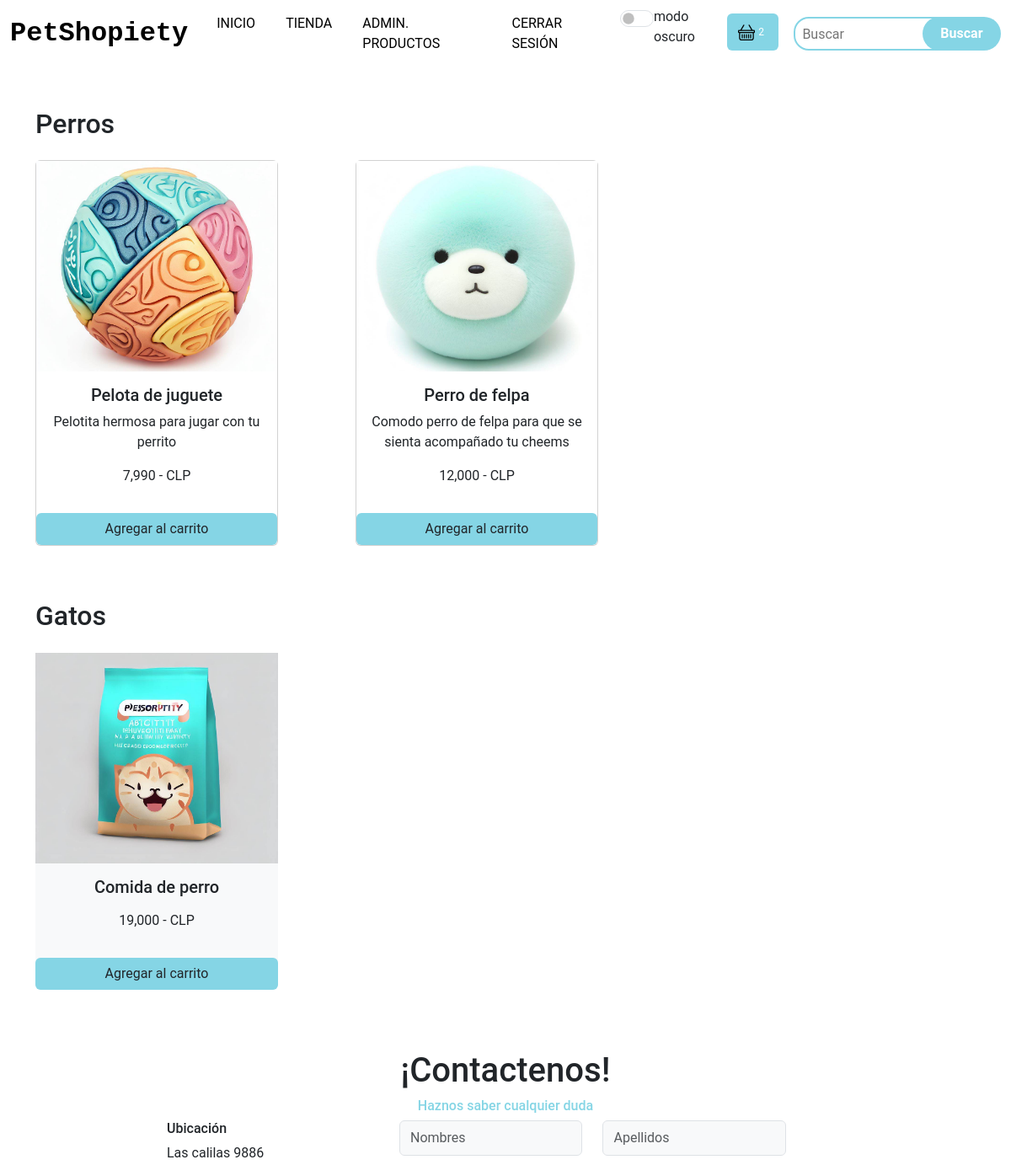
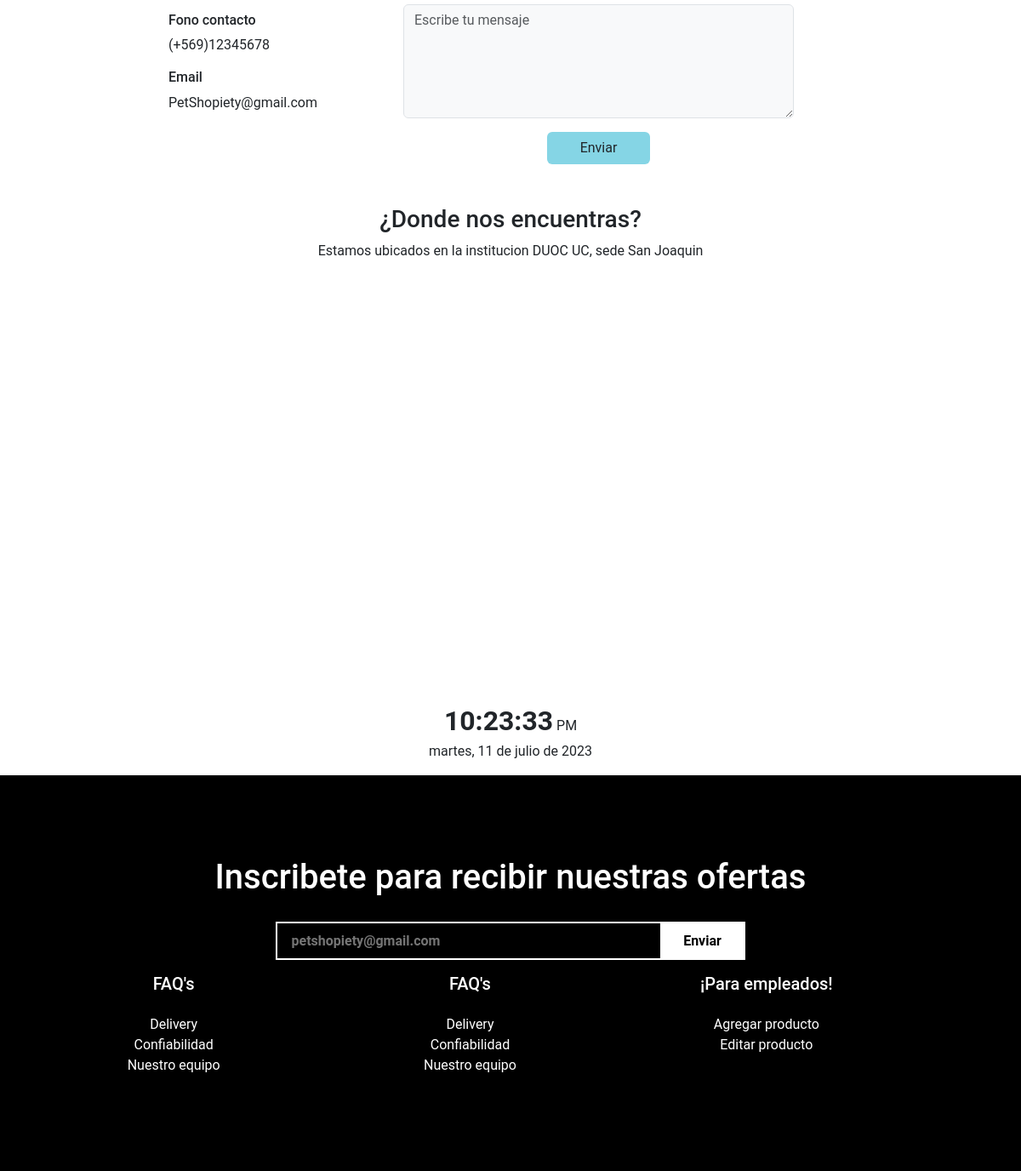
The app's page /tienda (signed in) with its own data (2 pictures, top to bottom).
### apps/PetShopiety/models.py (models this page shows, shortened)
class Producto(models.Model):
    sku = models.IntegerField(primary_key=True)
    nombre = models.CharField(max_length=50)
    stock = models.IntegerField()
    precio = models.IntegerField()
    descripcion = models.CharField(max_length=200)
    id_cat = models.ForeignKey(Categoria, on_delete=models.CASCADE)
    img_url = models.ImageField(upload_to='imagenesProducto')

### apps/PetShopiety/views.py (the view)
# urls.py: path('tienda', views.cargarTienda),
def cargarTienda(request):
    if request.user.is_authenticated:
        comprador = request.user.comprador
        orden, created = Orden.objects.get_or_create(
            comprador=comprador, completado=False)
        items = orden.itemsorden_set.all()
        cartItems = orden.obtener_total_items
    else:
        items = []
        orden = {"obtener_total_carrito": 0,
                 "obtener_total_items": 0, 'shipping': False}
        cartItems = orden['obtener_total_items']
    productos = Producto.objects.all()
    categoria_perros = Producto.objects.filter(id_cat=1)
    categoria_gatos = Producto.objects.filter(id_cat=2)
    return render(request, "tienda.html", {"prod": productos, "cate_gatos": categoria_gatos, "cate_perros": categoria_perros, 'cartItems': cartItems, 'items': items})

### apps/PetShopiety/models.py (called while the page is built)
    @property
    def obtener_total_items(self):
        itemsorden = self.itemsorden_set.all()
        total = sum([item.cantidad for item in itemsorden])
        return total

    @property
    def obtener_total(self):
        total = self.producto.precio * self.cantidad
        return total

### apps/PetShopiety/templates/tienda.html (shortened to what this page needs)
<html lang="en">
{%load static%}
{%load humanize %}
<head>
  <link href="https://cdn.jsdelivr.net/npm/bootstrap@5.3.0-alpha3/dist/css/bootstrap.min.css" rel="stylesheet"
 />
  <link rel="stylesheet" href="https://cdn.jsdelivr.net/npm/bootstrap-icons@1.10.5/font/bootstrap-icons.css">
  {% block head %}
  <link rel="stylesheet" href="{% static 'css/style.css' %}">
  {% endblock %}
</head>
<body>
  <nav class="navbar navbar-expand-lg">
    <div class="container-fluid">
      <a class="navbar-brand fw-bold" href="/">PetShopiety</a>
      <div class="collapse navbar-collapse" id="navbarSupportedContent">
        <ul class="navbar-nav m-auto mb-2 mb-lg-0">
          <li class="nav-item">
            <a class="nav-link active" href="/">Inicio</a>
          </li>
          <li class="nav-item">
            <a class="nav-link" href="#">Tienda</a>
          </li>
          <li>
            <a class="nav-link" href="/admin_productos">ADMIN. PRODUCTOS</a>
          </li>
          <li>
            {% if request.user.is_authenticated %}
            <a class="nav-link" href="/cerrar_sesion">Cerrar sesión</a>
            {% endif %}
          </li>
          <li>
            <div class="form-check form-switch">
              <input type="checkbox" class="form-check-input" id="checkbox" onclick="setDarkMode()">
              <label class="form-check-label" for="checkbox">modo oscuro</label>
            </div>
          </li>
        </ul>
        <div class="col-1 mb-1 ">
          <button id="carrito" class="btn align-content-center" type="button" data-bs-toggle="offcanvas"
            data-bs-target="#offcanvasScrolling" aria-controls="offcanvasScrolling">
            <span id="cantidad-carrito" class="cantidad-carrito">{{cartItems}}</span>
          </button>
        </div>
        <form class="d-flex" role="search">
          <input class="px-2 search" type="search" placeholder="Buscar" aria-label="Buscar" />
          <button class="btn0" type="submit">
            Buscar
          </button>
        </form>
      </div>
    </div>
  </nav>
  <div class="container">
    <div class="row mt-5">
      <h2>Perros</h2>
      {% for p in cate_perros %}
      <div class="col-lg-4 text-center my-3">
        <div class="card" style="width: 18rem;">
          {%if p.img_url.url%}
          <img src="{{p.img_url.url}}" class="img-fluid product-img" alt="...">
          {%else %}
          <img src="{{p.imgURL}}" class="img-fluid product-img" alt="...">
          {% endif %}
          <div class="card-body">
            <h5 class="card-title">{{p.nombre}}</h5>
            <p class="card-text">{{p.descripcion}}</p>
            <p>{{p.precio|intcomma}} - CLP</p>
          </div>
          <button data-product="{{p.sku}}" data-action="add" class="btn comprar" href="/({{p.sku}})">Agregar al
            carrito</button>
        </div>
      </div>
      {% endfor %}
    </div>
    <div class="row mt-5">
      <h2>Gatos</h2>
      {% for p in cate_gatos %}
      <div class="col-lg-4 text-center my-3">
        <div class="card border-0 bg-light mb-2" style="width: 18rem;">
          {%if p.img_url.url%}
          <img src="{{p.img_url.url}}" class="img-fluid product-img" alt="...">
          {%else %}
          <img src="{{p.img_url}}" class="img-fluid product-img" alt="...">
          {% endif %}
          <div class="card-body">
            <h5 class="card-title">{{p.nombre}}</h5>
            <p>{{p.precio | intcomma }} - CLP</p>
          </div>
          <button data-product="{{p.sku}}" data-action="add" class="btn comprar" href="/({{p.sku}})">Agregar al
            carrito</button>
        </div>
      </div>
      {% endfor %}
    </div>
  </div>
  <section class="contact m-5" id="contact">
    <div class="container">
      <div class="row">
        <div class="col-lg-5 m-auto text-center">
          <h1>¡Contactenos!</h1>
          <h6 style="color: rgb(133,213,229);">Haznos saber cualquier duda</h6>
        </div>
      </div>
      <div class="row">
        <div class="col-lg-9 m-auto ">
          <div class="row">
            <div class="col-lg-4">
              <h6>Ubicación</h6>
              <p>Las calilas 9886</p>
              <H6>Fono contacto</H6>
              <p>(+569)12345678</p>
              <h6>Email</h6>
              <p>PetShopiety@gmail.com</p>
            </div>
            <div class="col-lg-7">
              <div class="row">
                <div class="col-lg-6">
                  <input type="text" class="form-control bg-light py-2" placeholder="Nombres">
                </div>
                <div class="col-lg-6">
                  <input type="text" class="form-control bg-light py-2" placeholder="Apellidos">
                </div>
              </div>
              <div class="row">
                <div class="col-lg-12 py-3">
                  <textarea name="" id="" class="form-control bg-light" placeholder="Escribe tu mensaje" cols="30"
                    rows="5"></textarea>
                </div>
                <button class="btn w-25 container-fluid">Enviar</button>
              </div>
            </div>
          </div>
        </div>
      </div>
    </div>
  </section>
  <div class="text-center">
    <h3>¿Donde nos encuentras?</h3>
    <p>Estamos ubicados en la institucion DUOC UC, sede San Joaquin</p>
  </div>
  <div id="mapa"></div>
  <div class="container text-center mb-3">
    <span id="clock"></span>
    <span id="ampm"></span>
    <br>
    <span id="date"></span>
  </div>
  <section class="news py-5">
    <div class="container py-5">
      <div class="row">
        <div class="col-lg-9 text-center m-auto">
          <h1>Inscribete para recibir nuestras ofertas</h1>
          <input type="text" class="px-3" placeholder="petshopiety@gmail.com">
          <button class="btn2">Enviar</button>
        </div>
      </div>
      <div class="row">
        <div class="col-lg-11 text-center">
          <div class="row">
            <div class="col-lg-4 py-3 ">
              <h5 class="pb-3">FAQ's</h5>
              <p>Delivery</p>
              <p>Confiabilidad</p>
              <p>Nuestro equipo</p>
            </div>
            <div class="col-lg-4 py-3">
              <h5 class="pb-3">FAQ's</h5>
              <p>Delivery</p>
              <p>Confiabilidad</p>
              <p>Nuestro equipo</p>
            </div>
            <div class="col-lg-4 py-3 c-employee">
              <h5 class="pb-3">¡Para empleados!</h5>
              <a href="#">Agregar producto</a> <br>
              <a href="#">Editar producto</a>
            </div>
          </div>
        </div>
      </div>
    </div>
  </section>
</body>
</html>

### apps/PetShopiety/static/css/style.css (style rules this page uses)
input.error, select, textarea { border: 1px solid darkred; }
* { padding: 0; margin: 0; box-sizing: border-box; font-family: 'Roboto', sans-serif; box-sizing: border-box; }
.navbar-brand { font-size: 2rem; font-family: 'Source Code Pro', monospace; color: black; }
.nav-link { margin: 0 10px 0 10px; color: black; text-transform: uppercase; }
.search { height: 40px; width: 80%; border-radius: 18px; outline: none; border: 2px solid rgb(133, 213, 229); margin-right: -35px; }
.cantidad-carrito { background-color: rgb(133, 213, 229); color: white; border-radius: 50%; font-size: 12px; padding: 4px; }
.btn0 { height: 40px; width: 40%; outline: none; border: none; background-color: rgb(133, 213, 229); color: white; border-radius: 20px; font-weight: 700; }
.btn { background-color: rgb(133, 213, 229); }
.product-img { width: 100%; height: 250px; object-fit: cover; }
.news { background-color: black; color: white; }
.btn2 { height: 45px; width: 100px; background: white; margin-left: -10px; border: 2px solid white; font-weight: 600; }
.news input { height: 45px; width: 55%; border: 2px solid white; outline: none; background: black; color: white; margin-top: 20px; font-weight: 600; }
.news::placeholder { color: white; }
.news p { margin: 0; }
.c-employee a { text-decoration: none; color: white; }
#clock { font-size: 2rem; font-weight: bold; text-align: center; }
#checkbox { width: 40px; height: 20px; cursor: pointer; }
#mapa { height: 500px; width: 100%; }

### records on screen
Producto: img_url (picture), nombre "Pelota de juguete", descripcion "Pelotita hermosa para jugar con tu perrito", precio "7,990"
Producto: img_url (picture), nombre "Perro de felpa", descripcion "Comodo perro de felpa para que se sienta acompañado tu cheems", precio "12,000"
Producto: img_url (picture), nombre "Comida de perro", precio "19,000"

### other values on screen
{{ cartItems }} "2"
